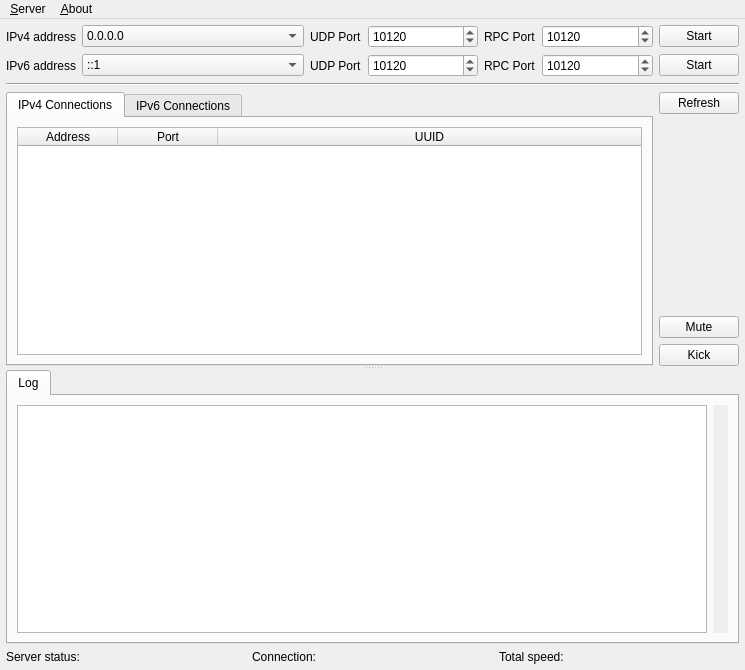
<?xml version="1.0" encoding="UTF-8"?>
<ui version="4.0">
 <class>ServerMainWindow</class>
 <widget class="QMainWindow" name="ServerMainWindow">
  <property name="geometry">
   <rect>
    <x>0</x>
    <y>0</y>
    <width>745</width>
    <height>670</height>
   </rect>
  </property>
  <property name="acceptDrops">
   <bool>false</bool>
  </property>
  <property name="windowTitle">
   <string>aqua server</string>
  </property>
  <property name="autoFillBackground">
   <bool>false</bool>
  </property>
  <property name="tabShape">
   <enum>QTabWidget::TabShape::Rounded</enum>
  </property>
  <property name="dockNestingEnabled">
   <bool>true</bool>
  </property>
  <property name="unifiedTitleAndToolBarOnMac">
   <bool>false</bool>
  </property>
  <widget class="QWidget" name="centralwidget">
   <layout class="QVBoxLayout" name="verticalLayout" stretch="0,0,0,0">
    <property name="spacing">
     <number>6</number>
    </property>
    <property name="leftMargin">
     <number>6</number>
    </property>
    <property name="topMargin">
     <number>6</number>
    </property>
    <property name="rightMargin">
     <number>6</number>
    </property>
    <property name="bottomMargin">
     <number>6</number>
    </property>
    <item>
     <layout class="QGridLayout" name="gridLayout_IPAddrSelector" columnstretch="0,2,0,1,0,1,0">
      <item row="1" column="1">
       <widget class="QComboBox" name="comboBox_IPv6AddrSelector">
        <item>
         <property name="text">
          <string>::1</string>
         </property>
        </item>
       </widget>
      </item>
      <item row="0" column="1">
       <widget class="QComboBox" name="comboBox_IPv4AddrSelector">
        <item>
         <property name="text">
          <string>0.0.0.0</string>
         </property>
        </item>
       </widget>
      </item>
      <item row="1" column="0">
       <widget class="QLabel" name="label_IPv6AddrSelector">
        <property name="text">
         <string>IPv6 address</string>
        </property>
        <property name="buddy">
         <cstring>comboBox_IPv6AddrSelector</cstring>
        </property>
       </widget>
      </item>
      <item row="0" column="3">
       <widget class="QSpinBox" name="spinBox_IPv4Port">
        <property name="maximum">
         <number>65535</number>
        </property>
        <property name="value">
         <number>10120</number>
        </property>
       </widget>
      </item>
      <item row="0" column="0">
       <widget class="QLabel" name="label_IPv4AddrSelector">
        <property name="text">
         <string>IPv4 address</string>
        </property>
        <property name="buddy">
         <cstring>comboBox_IPv4AddrSelector</cstring>
        </property>
       </widget>
      </item>
      <item row="1" column="6">
       <widget class="QPushButton" name="pushButton_IPv6ToggleStart">
        <property name="text">
         <string>Start</string>
        </property>
       </widget>
      </item>
      <item row="1" column="2">
       <widget class="QLabel" name="label_IPv6UDPPort">
        <property name="text">
         <string>UDP Port</string>
        </property>
        <property name="buddy">
         <cstring>spinBox_IPv6Port</cstring>
        </property>
       </widget>
      </item>
      <item row="0" column="6">
       <widget class="QPushButton" name="pushButton_IPv4ToggleStart">
        <property name="text">
         <string>Start</string>
        </property>
        <property name="checkable">
         <bool>false</bool>
        </property>
        <property name="checked">
         <bool>false</bool>
        </property>
        <property name="autoExclusive">
         <bool>false</bool>
        </property>
        <property name="autoDefault">
         <bool>false</bool>
        </property>
        <property name="default">
         <bool>false</bool>
        </property>
        <property name="flat">
         <bool>false</bool>
        </property>
       </widget>
      </item>
      <item row="1" column="3">
       <widget class="QSpinBox" name="spinBox_IPv6Port">
        <property name="maximum">
         <number>65535</number>
        </property>
        <property name="value">
         <number>10120</number>
        </property>
       </widget>
      </item>
      <item row="0" column="2">
       <widget class="QLabel" name="label_IPv4UDPPort">
        <property name="text">
         <string>UDP Port</string>
        </property>
        <property name="buddy">
         <cstring>spinBox_IPv4Port</cstring>
        </property>
       </widget>
      </item>
      <item row="1" column="4">
       <widget class="QLabel" name="label_IPv6gRPCPort">
        <property name="text">
         <string>RPC Port</string>
        </property>
       </widget>
      </item>
      <item row="0" column="4">
       <widget class="QLabel" name="label_IPv4gRPCPort">
        <property name="text">
         <string>RPC Port</string>
        </property>
       </widget>
      </item>
      <item row="0" column="5">
       <widget class="QSpinBox" name="spinBox_IPv4RPCPort">
        <property name="maximum">
         <number>65535</number>
        </property>
        <property name="value">
         <number>10120</number>
        </property>
       </widget>
      </item>
      <item row="1" column="5">
       <widget class="QSpinBox" name="spinBox_IPv6RPCPort">
        <property name="maximum">
         <number>65535</number>
        </property>
        <property name="value">
         <number>10120</number>
        </property>
       </widget>
      </item>
     </layout>
    </item>
    <item>
     <widget class="Line" name="line">
      <property name="orientation">
       <enum>Qt::Orientation::Horizontal</enum>
      </property>
     </widget>
    </item>
    <item>
     <widget class="QSplitter" name="splitter">
      <property name="orientation">
       <enum>Qt::Orientation::Vertical</enum>
      </property>
      <widget class="QWidget" name="layoutWidget_ConnectionManager">
       <layout class="QHBoxLayout" name="horizontalLayout_ConnectionManager">
        <item>
         <widget class="QTabWidget" name="tabConnectionManager">
          <property name="tabShape">
           <enum>QTabWidget::TabShape::Rounded</enum>
          </property>
          <property name="currentIndex">
           <number>0</number>
          </property>
          <widget class="QWidget" name="tabIPv4Connections">
           <property name="sizePolicy">
            <sizepolicy hsizetype="Preferred" vsizetype="Preferred">
             <horstretch>0</horstretch>
             <verstretch>0</verstretch>
            </sizepolicy>
           </property>
           <property name="focusPolicy">
            <enum>Qt::FocusPolicy::NoFocus</enum>
           </property>
           <attribute name="title">
            <string>IPv4 Connections</string>
           </attribute>
           <layout class="QHBoxLayout" name="horizontalLayout_IPv4Connection">
            <item>
             <widget class="QTableWidget" name="tableIPv4Connections">
              <property name="autoScrollMargin">
               <number>16</number>
              </property>
              <property name="editTriggers">
               <set>QAbstractItemView::EditTrigger::NoEditTriggers</set>
              </property>
              <property name="dragEnabled">
               <bool>true</bool>
              </property>
              <property name="alternatingRowColors">
               <bool>true</bool>
              </property>
              <property name="selectionMode">
               <enum>QAbstractItemView::SelectionMode::ExtendedSelection</enum>
              </property>
              <property name="selectionBehavior">
               <enum>QAbstractItemView::SelectionBehavior::SelectRows</enum>
              </property>
              <property name="sortingEnabled">
               <bool>true</bool>
              </property>
              <attribute name="horizontalHeaderCascadingSectionResizes">
               <bool>true</bool>
              </attribute>
              <attribute name="horizontalHeaderMinimumSectionSize">
               <number>30</number>
              </attribute>
              <attribute name="horizontalHeaderStretchLastSection">
               <bool>true</bool>
              </attribute>
              <attribute name="verticalHeaderCascadingSectionResizes">
               <bool>true</bool>
              </attribute>
              <attribute name="verticalHeaderShowSortIndicator" stdset="0">
               <bool>false</bool>
              </attribute>
              <column>
               <property name="text">
                <string>Address</string>
               </property>
              </column>
              <column>
               <property name="text">
                <string>Port</string>
               </property>
              </column>
              <column>
               <property name="text">
                <string>UUID</string>
               </property>
              </column>
             </widget>
            </item>
           </layout>
          </widget>
          <widget class="QWidget" name="tabIPv6Connections">
           <attribute name="title">
            <string>IPv6 Connections</string>
           </attribute>
           <layout class="QHBoxLayout" name="horizontalLayout_IPv6Connection">
            <item>
             <widget class="QTableWidget" name="tableIPv6Connections">
              <column>
               <property name="text">
                <string>Address</string>
               </property>
              </column>
              <column>
               <property name="text">
                <string>Port</string>
               </property>
              </column>
              <column>
               <property name="text">
                <string>UUID</string>
               </property>
              </column>
             </widget>
            </item>
           </layout>
          </widget>
         </widget>
        </item>
        <item>
         <layout class="QVBoxLayout" name="verticalLayout_OperationControl">
          <item>
           <widget class="QPushButton" name="pushButton_Refresh">
            <property name="text">
             <string>Refresh</string>
            </property>
           </widget>
          </item>
          <item>
           <spacer name="verticalSpacer">
            <property name="orientation">
             <enum>Qt::Orientation::Vertical</enum>
            </property>
            <property name="sizeHint" stdset="0">
             <size>
              <width>20</width>
              <height>40</height>
             </size>
            </property>
           </spacer>
          </item>
          <item>
           <widget class="QPushButton" name="pushButton_Mute">
            <property name="text">
             <string>Mute</string>
            </property>
           </widget>
          </item>
          <item>
           <widget class="QPushButton" name="pushButton_Kick">
            <property name="text">
             <string>Kick</string>
            </property>
           </widget>
          </item>
         </layout>
        </item>
       </layout>
      </widget>
      <widget class="QWidget" name="layoutWidget_Logger">
       <layout class="QHBoxLayout" name="horizontalLayout_2">
        <item>
         <widget class="QTabWidget" name="tabWidget_Logger">
          <property name="currentIndex">
           <number>0</number>
          </property>
          <widget class="QWidget" name="tabLogger">
           <attribute name="title">
            <string>Log</string>
           </attribute>
           <layout class="QHBoxLayout" name="horizontalLayout">
            <item>
             <widget class="QTextBrowser" name="textBrowser">
              <property name="sizePolicy">
               <sizepolicy hsizetype="Expanding" vsizetype="Expanding">
                <horstretch>0</horstretch>
                <verstretch>0</verstretch>
               </sizepolicy>
              </property>
              <property name="overwriteMode">
               <bool>true</bool>
              </property>
              <property name="openLinks">
               <bool>false</bool>
              </property>
             </widget>
            </item>
            <item>
             <widget class="AudioMeterWidget" name="audioMeterWidget" native="true">
              <property name="minimumSize">
               <size>
                <width>15</width>
                <height>0</height>
               </size>
              </property>
              <property name="maximumSize">
               <size>
                <width>15</width>
                <height>16777215</height>
               </size>
              </property>
              <property name="autoFillBackground">
               <bool>true</bool>
              </property>
             </widget>
            </item>
           </layout>
          </widget>
         </widget>
        </item>
       </layout>
      </widget>
     </widget>
    </item>
    <item>
     <layout class="QHBoxLayout" name="horizontalLayout_BottomInfo">
      <item>
       <widget class="QLabel" name="runningStatus">
        <property name="text">
         <string>Server status: </string>
        </property>
       </widget>
      </item>
      <item>
       <widget class="QLabel" name="connectionNum">
        <property name="text">
         <string>Connection: </string>
        </property>
       </widget>
      </item>
      <item>
       <widget class="QLabel" name="totalSpeed">
        <property name="text">
         <string>Total speed: </string>
        </property>
       </widget>
      </item>
     </layout>
    </item>
   </layout>
  </widget>
  <widget class="QMenuBar" name="menuBar">
   <property name="geometry">
    <rect>
     <x>0</x>
     <y>0</y>
     <width>745</width>
     <height>23</height>
    </rect>
   </property>
   <widget class="QMenu" name="menuServer">
    <property name="title">
     <string>&amp;Server</string>
    </property>
    <widget class="QMenu" name="menuSet_logger_level">
     <property name="title">
      <string>Set logger level</string>
     </property>
     <addaction name="actionSetLoggerLevelWarn"/>
     <addaction name="actionSetLoggerLevelInfo"/>
     <addaction name="actionSetLoggerLevelDebug"/>
     <addaction name="actionSetLoggerLevelTrace"/>
    </widget>
    <addaction name="actionAudioFormat"/>
    <addaction name="menuSet_logger_level"/>
    <addaction name="separator"/>
    <addaction name="actionStatistics"/>
   </widget>
   <widget class="QMenu" name="menuAbout">
    <property name="title">
     <string>&amp;About</string>
    </property>
    <addaction name="actionCheck_update"/>
    <addaction name="actionAbout"/>
   </widget>
   <addaction name="menuServer"/>
   <addaction name="menuAbout"/>
  </widget>
  <action name="actionAudioFormat">
   <property name="text">
    <string>&amp;Audio Format settings</string>
   </property>
  </action>
  <action name="actionCheck_update">
   <property name="text">
    <string>&amp;Check update</string>
   </property>
  </action>
  <action name="actionAbout">
   <property name="text">
    <string>&amp;About</string>
   </property>
  </action>
  <action name="actionStatistics">
   <property name="text">
    <string>&amp;Statistics</string>
   </property>
  </action>
  <action name="actionSetLoggerLevelWarn">
   <property name="checkable">
    <bool>true</bool>
   </property>
   <property name="text">
    <string>Warn</string>
   </property>
  </action>
  <action name="actionSetLoggerLevelInfo">
   <property name="checkable">
    <bool>true</bool>
   </property>
   <property name="checked">
    <bool>false</bool>
   </property>
   <property name="text">
    <string>Info</string>
   </property>
  </action>
  <action name="actionSetLoggerLevelDebug">
   <property name="checkable">
    <bool>true</bool>
   </property>
   <property name="text">
    <string>Debug</string>
   </property>
  </action>
  <action name="actionSetLoggerLevelTrace">
   <property name="checkable">
    <bool>true</bool>
   </property>
   <property name="text">
    <string>Trace</string>
   </property>
  </action>
 </widget>
 <customwidgets>
  <customwidget>
   <class>AudioMeterWidget</class>
   <extends>QWidget</extends>
   <header location="global">AudioMeterWidget.h</header>
   <container>1</container>
  </customwidget>
 </customwidgets>
 <tabstops>
  <tabstop>comboBox_IPv4AddrSelector</tabstop>
  <tabstop>pushButton_IPv4ToggleStart</tabstop>
  <tabstop>comboBox_IPv6AddrSelector</tabstop>
  <tabstop>pushButton_IPv6ToggleStart</tabstop>
  <tabstop>tabConnectionManager</tabstop>
  <tabstop>tableIPv4Connections</tabstop>
  <tabstop>pushButton_Mute</tabstop>
  <tabstop>pushButton_Kick</tabstop>
  <tabstop>tabWidget_Logger</tabstop>
  <tabstop>textBrowser</tabstop>
  <tabstop>tableIPv6Connections</tabstop>
 </tabstops>
 <resources/>
 <connections/>
</ui>
